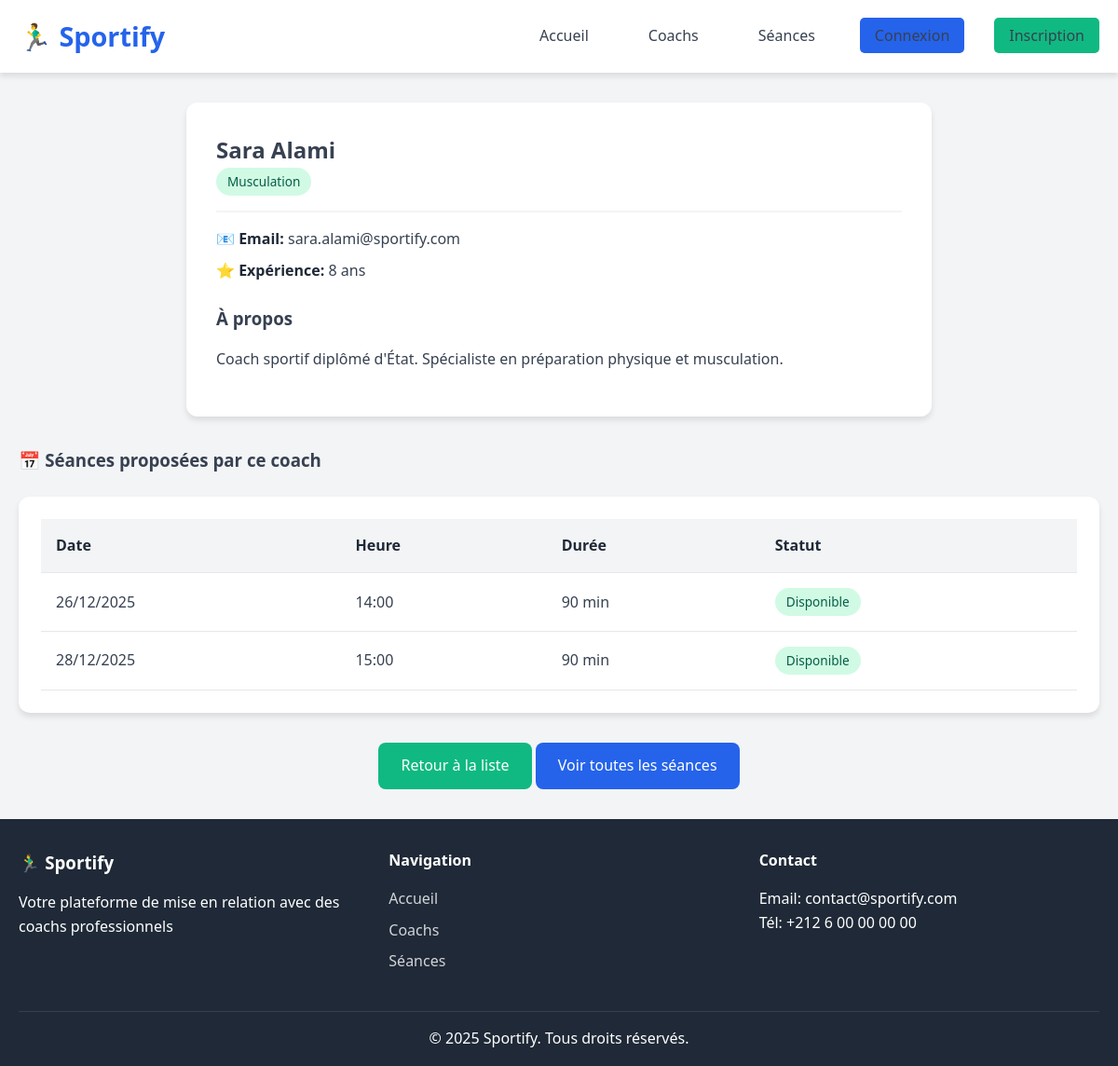
Page /pages/coach_detail.php?id=2 on the committed database.
### tables this page shows
CREATE TABLE IF NOT EXISTS coachs (
    id INT AUTO_INCREMENT PRIMARY KEY,
    nom VARCHAR(100) NOT NULL,
    prenom VARCHAR(100) NOT NULL,
    email VARCHAR(150) NOT NULL UNIQUE,
    password VARCHAR(255) NOT NULL,
    discipline VARCHAR(100) NOT NULL,
    annees_experience INT NOT NULL DEFAULT 0,
    description TEXT,
    created_at TIMESTAMP DEFAULT CURRENT_TIMESTAMP,
    updated_at TIMESTAMP DEFAULT CURRENT_TIMESTAMP ON UPDATE CURRENT_TIMESTAMP
);

CREATE TABLE IF NOT EXISTS seances (
    id INT AUTO_INCREMENT PRIMARY KEY,
    coach_id INT NOT NULL,
    date_seance DATE NOT NULL,
    heure TIME NOT NULL,
    duree INT NOT NULL COMMENT 'Durée en minutes',
    statut ENUM('disponible', 'reservee') DEFAULT 'disponible',
    created_at TIMESTAMP DEFAULT CURRENT_TIMESTAMP,
    updated_at TIMESTAMP DEFAULT CURRENT_TIMESTAMP ON UPDATE CURRENT_TIMESTAMP,
    FOREIGN KEY (coach_id) REFERENCES coachs(id) ON DELETE CASCADE
);

### classes/Coach.php (called while the page is built, shortened)
<?php
require_once 'Utilisateur.php';
class Coach extends Utilisateur {
    private $discipline;
    private $annees_experience;
    private $description;
    public function __construct($db) {
        $this->table_name = "coachs";
    }
    public function getDiscipline() {
        return $this->discipline;
    }
    public function getAnneesExperience() {
        return $this->annees_experience;
    }
    public function getDescription() {
        return $this->description;
    }
    public function lireUn($id) {
        $query = "SELECT * FROM " . $this->table_name . " WHERE id = :id LIMIT 1";
        $stmt = $this->conn->prepare($query);
        $stmt->bindParam(':id', $id);
        $stmt->execute();
        if($stmt->rowCount() > 0) {
            $row = $stmt->fetch(PDO::FETCH_ASSOC);
            $this->nom = $row['nom'];
            $this->prenom = $row['prenom'];
            $this->email = $row['email'];
            $this->discipline = $row['discipline'];
            $this->annees_experience = $row['annees_experience'];
            $this->description = $row['description'];
            return true;
        }
        return false;
    }
}
?>

### classes/Utilisateur.php (called while the page is built, shortened)
<?php
class Utilisateur {
    protected $nom;
    protected $prenom;
    protected $email;
    public function __construct($db) {
        $this->conn = $db;
    }
    public function getEmail() {
        return $this->email;
    }
    public function getNomComplet() {
        return $this->prenom . " " . $this->nom;
    }
}
?>

### classes/Seance.php (called while the page is built, shortened)
<?php
class Seance {
    private $conn;
    private $table_name = "seances";
    public function __construct($db) {
        $this->conn = $db;
    }
    public function lireParCoach($coach_id) {
        $query = "SELECT s.*
                  FROM " . $this->table_name . " s
                  WHERE s.coach_id = :coach_id
                  ORDER BY s.date_seance ASC, s.heure ASC";
        $stmt = $this->conn->prepare($query);
        $stmt->bindParam(':coach_id', $coach_id);
        $stmt->execute();
        return $stmt;
    }
}
?>

### pages/coach_detail.php (the view, shortened to what this page needs)
<?php
require_once '../classes/Coach.php';
require_once '../classes/Seance.php';
$coach_id = intval($_GET['id']);
$database = new Database();
$db = $database->getConnection();
$coach = new Coach($db);
if(!$coach->lireUn($coach_id)) {
    header("Location: coachs.php");
    exit();
}
$seance = new Seance($db);
$stmt_seances = $seance->lireParCoach($coach_id);
include '../includes/header.php';
?>
<div class="container">
    <div class="card" style="max-width: 800px; margin: 0 auto;">
        <div class="card-header">
            <h2><?php echo htmlspecialchars($coach->getNomComplet()); ?></h2>
            <span class="badge badge-success"><?php echo htmlspecialchars($coach->getDiscipline()); ?></span>
        </div>
        <div class="card-body">
            <p><strong>📧 Email:</strong> <?php echo htmlspecialchars($coach->getEmail()); ?></p>
            <p><strong>⭐ Expérience:</strong> <?php echo $coach->getAnneesExperience(); ?> ans</p>
            <h3 class="mt-3 mb-2">À propos</h3>
            <p><?php echo nl2br(htmlspecialchars($coach->getDescription())); ?></p>
        </div>
    </div>
    <div class="mt-4">
        <h3 class="mb-3">📅 Séances proposées par ce coach</h3>
        <?php if($stmt_seances->rowCount() > 0): ?>
            <div class="table-container">
                <table>
                    <thead>
                        <tr>
                            <th>Date</th>
                            <th>Heure</th>
                            <th>Durée</th>
                            <th>Statut</th>
                        </tr>
                    </thead>
                    <tbody>
                        <?php while($row = $stmt_seances->fetch(PDO::FETCH_ASSOC)): ?>
                            <tr>
                                <td><?php echo date('d/m/Y', strtotime($row['date_seance'])); ?></td>
                                <td><?php echo date('H:i', strtotime($row['heure'])); ?></td>
                                <td><?php echo $row['duree']; ?> min</td>
                                <td>
                                    <?php if($row['statut'] === 'disponible'): ?>
                                        <span class="badge badge-success">Disponible</span>
                                    <?php else: ?>
                                        <span class="badge badge-warning">Réservée</span>
                                    <?php endif; ?>
                                </td>
                            </tr>
                        <?php endwhile; ?>
                    </tbody>
                </table>
            </div>
        <?php else: ?>
            <div class="alert alert-info">
                Ce coach n'a pas encore de séances programmées.
            </div>
        <?php endif; ?>
    </div>
    <div class="text-center mt-4">
        <a href="coachs.php" class="btn btn-secondary">Retour à la liste</a>
        <a href="seances.php" class="btn btn-primary">Voir toutes les séances</a>
    </div>
</div>
<?php include '../includes/footer.php'; ?>

### public/css/style.css (style rules this page uses)
* { margin: 0; padding: 0; box-sizing: border-box; }
:root { --primary-color: #2563eb; --primary-dark: #1e40af; --secondary-color: #10b981; --danger-color: #ef4444; --warning-color: #f59e0b; --dark-color: #1f2937; --light-color: #f3f4f6; --white: #ffffff; --text-color: #374151; --border-color: #e5e7eb; --shadow: 0 4px 6px rgba(0, 0, 0, 0.1); --shadow-lg: 0 10px 15px rgba(0, 0, 0, 0.1); --transition: all 0.3s ease; }
body { font-family: 'Segoe UI', Tahoma, Geneva, Verdana, sans-serif; line-height: 1.6; color: var(--text-color); background-color: var(--light-color); min-height: 100vh; display: flex; flex-direction: column; }
.container { max-width: 1200px; margin: 0 auto; padding: 0 20px; }
.btn { padding: 0.75rem 1.5rem; border: none; border-radius: 8px; font-size: 1rem; font-weight: 500; cursor: pointer; transition: var(--transition); text-decoration: none; display: inline-block; text-align: center; }
.btn-primary { background-color: var(--primary-color); color: var(--white); }
.btn-secondary { background-color: var(--secondary-color); color: var(--white); }
.card { background-color: var(--white); border-radius: 12px; padding: 2rem; box-shadow: var(--shadow); transition: var(--transition); }
.card-header { border-bottom: 2px solid var(--light-color); padding-bottom: 1rem; margin-bottom: 1rem; }
.card-body { margin-bottom: 1rem; }
.card-body p { margin-bottom: 0.5rem; }
.card-body strong { color: var(--dark-color); }
.badge { display: inline-block; padding: 0.25rem 0.75rem; border-radius: 20px; font-size: 0.85rem; font-weight: 500; }
.badge-success { background-color: #d1fae5; color: #065f46; }
.table-container { background-color: var(--white); border-radius: 12px; padding: 1.5rem; box-shadow: var(--shadow); overflow-x: auto; }
table { width: 100%; border-collapse: collapse; }
table th, table td { padding: 1rem; text-align: left; border-bottom: 1px solid var(--border-color); }
table th { background-color: var(--light-color); font-weight: 600; color: var(--dark-color); }
.text-center { text-align: center; }
.mt-3 { margin-top: 1.5rem; }
.mt-4 { margin-top: 2rem; }
.mb-2 { margin-bottom: 1rem; }
.mb-3 { margin-bottom: 1.5rem; }

### rows in the picture
coachs: $coach->getNomComplet() "Sara Alami", discipline "Musculation", email "sara.alami@sportify.com", annees_experience "8", description "Coach sportif diplômé d'État. Spécialiste en préparation physique et musculation."
seances: date_seance "26/12/2025", heure "14:00", duree "90", statut "Disponible"
seances: date_seance "28/12/2025", heure "15:00", duree "90", statut "Disponible"
